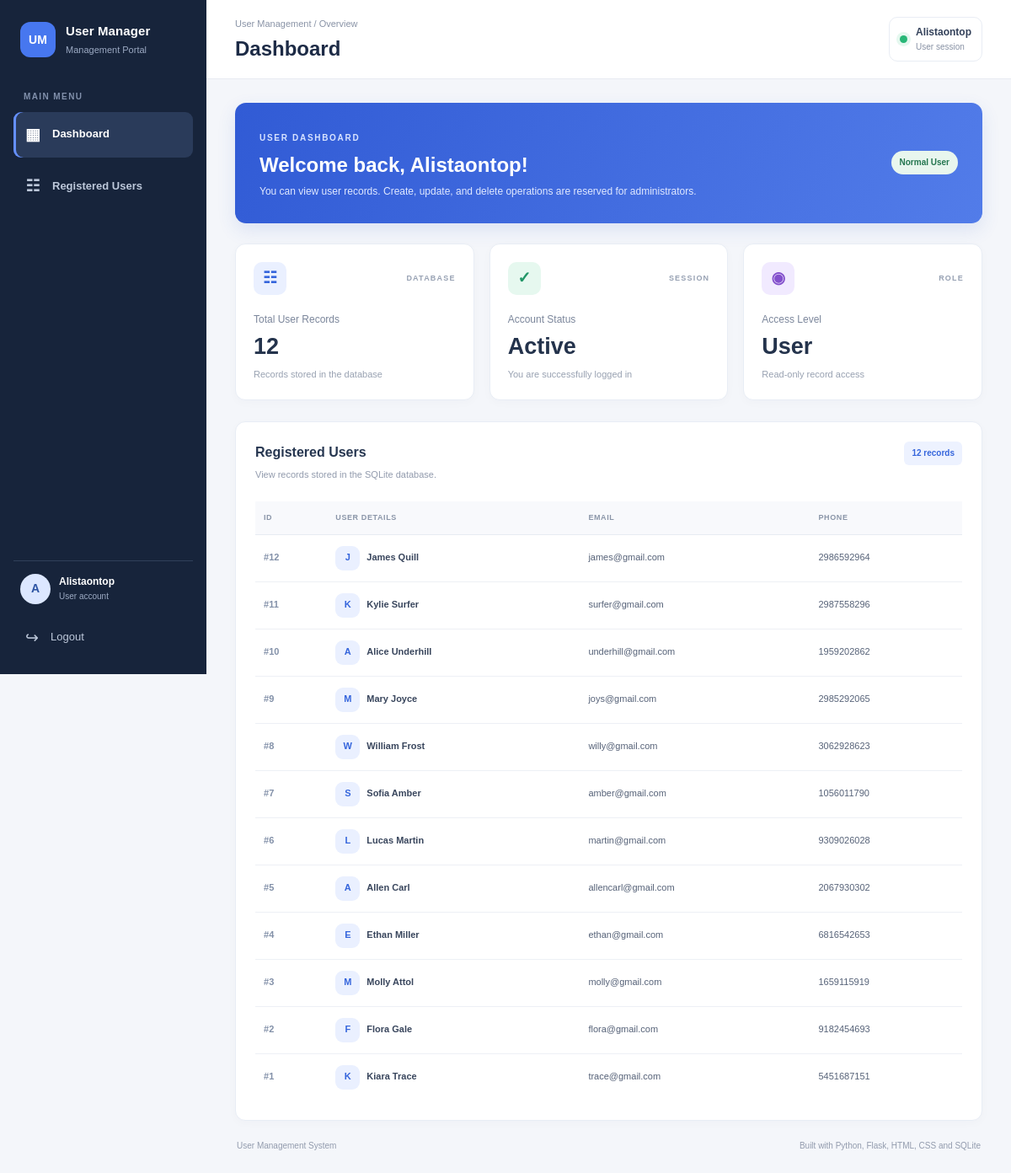
Screenshot of /dashboard (signed in) with the database file from the repository.
### tables this page shows
CREATE TABLE accounts (
            id INTEGER PRIMARY KEY AUTOINCREMENT,
            username TEXT NOT NULL UNIQUE,
            password_hash TEXT NOT NULL
        , role TEXT NOT NULL DEFAULT 'user'
                CHECK (role IN ('admin', 'user')));

CREATE TABLE users (
            id INTEGER PRIMARY KEY AUTOINCREMENT,
            name TEXT NOT NULL,
            email TEXT NOT NULL,
            phone TEXT NOT NULL
        );

### app.py (the view, shortened to what this page needs)
@app.route("/dashboard", methods=["GET", "POST"])
@login_required
def dashboard():
    account = get_current_account()
    is_admin = account["role"] == "admin"
    return render_template(
        "dashboard.html",
        username=account["username"],
        role=account["role"],
        is_admin=is_admin,
        users=get_all_users(),
    )

### app.py (called while the page is built)
def get_db_connection():
    connection = sqlite3.connect(DATABASE)
    connection.row_factory = sqlite3.Row
    return connection

def get_current_account():
    account_id = session.get("account_id")
    if not account_id:
        return None
    connection = get_db_connection()
    try:
        account = connection.execute(
            """
            SELECT id, username, role
            FROM accounts
            WHERE id = ?
            """,
            (account_id,),
        ).fetchone()
    finally:
        connection.close()
    if account is None:
        session.clear()
        return None
    session["user"] = account["username"]
    session["role"] = account["role"]
    return account

def login_required(view_function):
    @wraps(view_function)
    def wrapped_view(*args, **kwargs):
        account = get_current_account()
        if account is None:
            flash(
                "Please log in to access this page.",
                "error",
            )
            return redirect(url_for("login"))
        return view_function(*args, **kwargs)
    return wrapped_view

def get_all_users():
    connection = get_db_connection()
    try:
        return connection.execute("""
            SELECT id, name, email, phone
            FROM users
            ORDER BY id DESC
        """).fetchall()
    finally:
        connection.close()

### templates/dashboard.html (shortened to what this page needs)
<!DOCTYPE html>
<html lang="en">
<head>
    <link rel="stylesheet"
          href="{{ url_for('static', filename='style.css') }}">
</head>
<body class="dashboard-page">
<div class="dashboard-layout">
    <aside class="sidebar">
        <a href="{{ url_for('dashboard') }}" class="brand">
            <span class="brand-icon">UM</span>
            <span class="brand-text">
                <strong>User Manager</strong>
                <small>Management Portal</small>
            </span>
        </a>
        <div class="sidebar-label">MAIN MENU</div>
        <nav class="sidebar-nav">
            <a href="#overview" class="nav-link active">
                <span class="nav-icon">▦</span>
                <span>Dashboard</span>
            </a>
            <a href="#registered-users" class="nav-link">
                <span class="nav-icon">☷</span>
                <span>Registered Users</span>
            </a>
        </nav>
        <div class="sidebar-bottom">
            <div class="sidebar-user">
                <div class="avatar">
                    {{ username[0]|upper }}
                </div>
                <div class="sidebar-user-info">
                    <strong>{{ username }}</strong>
                    <small>{{ role|title }} account</small>
                </div>
            </div>
            <a href="{{ url_for('logout') }}" class="sidebar-logout">
                <span class="nav-icon">↪</span>
                Logout
            </a>
        </div>
    </aside>
    <main class="main-content">
        <header class="topbar">
            <div>
                <p class="breadcrumb">
                    User Management / Overview
                </p>
                <h1>Dashboard</h1>
            </div>
            <div class="topbar-profile">
                <div class="status-dot"></div>
                <div>
                    <strong>{{ username }}</strong>
                    <small>{{ role|title }} session</small>
                </div>
            </div>
        </header>
        <div class="dashboard-content" id="overview">
            <section class="welcome-banner">
                <div>
                    <span class="welcome-label">
                        {{ role|upper }} DASHBOARD
                    </span>
                    <h2>Welcome back, {{ username }}!</h2>
                    {% if is_admin %}
                        <p>
                            Manage all user records, create new entries,
                            edit details, and delete records.
                        </p>
                    {% else %}
                        <p>
                            You can view user records. Create, update,
                            and delete operations are reserved
                            for administrators.
                        </p>
                    {% endif %}
                </div>
                {% if is_admin %}
                    <a href="#add-user" class="welcome-action">
                        + Add New User
                    </a>
                {% else %}
                    <span class="role-badge user-badge">
                        Normal User
                    </span>
                {% endif %}
            </section>
            <section class="stats-grid">
                <article class="stat-card">
                    <div class="stat-card-top">
                        <span class="stat-icon blue-icon">☷</span>
                        <span class="stat-caption">DATABASE</span>
                    </div>
                    <p class="stat-title">Total User Records</p>
                    <h3>{{ users|length }}</h3>
                    <p class="stat-description">
                        Records stored in the database
                    </p>
                </article>
                <article class="stat-card">
                    <div class="stat-card-top">
                        <span class="stat-icon green-icon">✓</span>
                        <span class="stat-caption">SESSION</span>
                    </div>
                    <p class="stat-title">Account Status</p>
                    <h3>Active</h3>
                    <p class="stat-description">
                        You are successfully logged in
                    </p>
                </article>
                <article class="stat-card">
                    <div class="stat-card-top">
                        <span class="stat-icon purple-icon">◉</span>
                        <span class="stat-caption">ROLE</span>
                    </div>
                    <p class="stat-title">Access Level</p>
                    <h3>{{ role|title }}</h3>
                    <p class="stat-description">
                        {% if is_admin %}
                            Full record management access
                        {% else %}
                            Read-only record access
                        {% endif %}
                    </p>
                </article>
            </section>
            <div class="dashboard-grid
                {% if not is_admin %}viewer-grid{% endif %}">
                <section class="content-card users-card"
                         id="registered-users">
                    <div class="card-heading">
                        <div>
                            <h2>Registered Users</h2>
                            <p>
                                {% if is_admin %}
                                    View and manage records stored in SQLite.
                                {% else %}
                                    View records stored in the SQLite database.
                                {% endif %}
                            </p>
                        </div>
                        <span class="record-count">
                            {{ users|length }} records
                        </span>
                    </div>
                    {% if users %}
                        <div class="table-wrapper">
                            <table class="dashboard-table">
                                <thead>
                                    <tr>
                                        <th>ID</th>
                                        <th>User Details</th>
                                        <th>Email</th>
                                        <th>Phone</th>
                                    </tr>
                                </thead>
                                <tbody>
                                    {% for user in users %}
                                        <tr>
                                            <td>
                                                <span class="user-id">
                                                    #{{ user["id"] }}
                                                </span>
                                            </td>
                                            <td>
                                                <div class="table-user">
                                                    <span class="table-avatar">
                                                        {{ user["name"][0]|upper }}
                                                    </span>
                                                    <strong>
                                                        {{ user["name"] }}
                                                    </strong>
                                                </div>
                                            </td>
                                            <td class="email-cell">
                                                {{ user["email"] }}
                                            </td>
                                            <td>
                                                {{ user["phone"] }}
                                            </td>
                                        </tr>
                                    {% endfor %}
                                </tbody>
                            </table>
                        </div>
                    {% endif %}
                </section>
            </div>
            <footer class="dashboard-footer">
                <p>User Management System</p>
                <p>
                    Built with Python, Flask, HTML, CSS and SQLite
                </p>
            </footer>
        </div>
    </main>
</div>
</body>
</html>

### rows the page displays
accounts: username "A", username "Alistaontop", role "User", role "USER"
users: id "12", name "J", name "James Quill", email "james@gmail.com", phone "2986592964"
users: id "11", name "K", name "Kylie Surfer", email "surfer@gmail.com", phone "2987558296"
users: id "10", name "A", name "Alice Underhill", email "underhill@gmail.com", phone "1959202862"
users: id "9", name "M", name "Mary Joyce", email "joys@gmail.com", phone "2985292065"
users: id "8", name "W", name "William Frost", email "willy@gmail.com", phone "3062928623"
users: id "7", name "S", name "Sofia Amber", email "amber@gmail.com", phone "1056011790"
users: id "6", name "L", name "Lucas Martin", email "martin@gmail.com", phone "9309026028"
users: id "5", name "A", name "Allen Carl", email "allencarl@gmail.com", phone "2067930302"
users: id "4", name "E", name "Ethan Miller", email "ethan@gmail.com", phone "6816542653"
users: id "3", name "M", name "Molly Attol", email "molly@gmail.com", phone "1659115919"
users: id "2", name "F", name "Flora Gale", email "flora@gmail.com", phone "9182454693"
users: id "1", name "K", name "Kiara Trace", email "trace@gmail.com", phone "5451687151"

### other values shown
{{ users|length }} "12"
